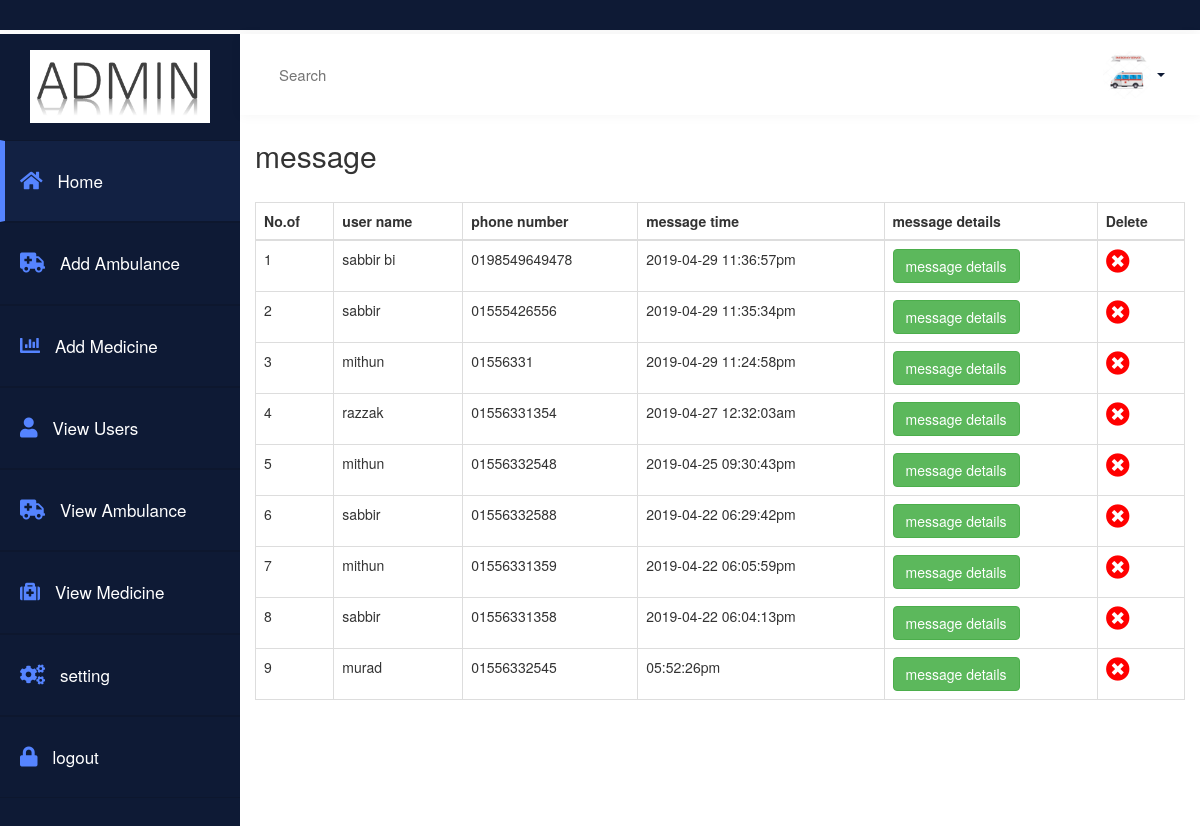
/admin/view_notification.php (signed in), run on the app's committed database.
### tables this page shows
CREATE TABLE IF NOT EXISTS `book_ambulance` (
`book_id` int(11) NOT NULL,
  `ambulance_type` varchar(50) NOT NULL,
  `pickup` varchar(50) NOT NULL,
  `dropoff` varchar(50) NOT NULL,
  `pickup_time` varchar(50) NOT NULL,
  `dropoff_time` varchar(50) NOT NULL,
  `name` varchar(50) NOT NULL,
  `mobile` varchar(50) NOT NULL,
  `email` varchar(50) NOT NULL,
  `patient_location` varchar(50) NOT NULL,
  `emergency_type` varchar(50) NOT NULL,
  `age` int(50) NOT NULL,
  `gender` varchar(50) NOT NULL,
  `time` varchar(50) NOT NULL
);

### admin/view_notification.php (the view)
<?php
include 'a_header.php';
include 'a_menu.php';
?>
<div class="container col-md-12">
    <div class="row">
    <div class=" ">
  <h2>message </h2>
          <br>
          <table class="table-responsive table-bordered table-hover table" >
            <thead>
              <tr>
                  <th>No.of</th>
                <th>user name</th>
                <th>phone number</th>
                <th>message time</th>
                <th>message details</th>
                <th>Delete</th>
              </tr>
            </thead>
                <tbody>
                     <?php
                    $i=0;
                                $select=  mysql_query("SELECT * FROM book_ambulance ORDER BY book_id DESC");
                                while ($fetch = mysql_fetch_array($select)){
                                    $i=$i+1;
                                    ?>
                    <tr>
                       <td>
                      <?php
                     echo $i;
                       ?>
                       </td>
                       <td><?php echo $fetch['name'];?></td>
                       <td><?php echo $fetch['mobile'];?></td>
                       <td><?php echo $fetch['time'];?></td>
                       <td><a href="message_details.php?id=<?php echo $fetch['book_id']; ?>"><button type="button" class="btn btn-success">message details</button></a></td>
                       <td><a href="delete_book.php?id=<?php echo $fetch['book_id']; ?>"><i style="color:red;font-size: 24px;" class="fa fa-times-circle"></i></a></td>
                   </tr> <?php
                   }
                   ?>
                </tbody>
  </table>
</div>
</div>
</div>
<?php include 'a_footer.php'?>

### admin/adstyle.css (style rules this page uses)
a:focus,a:hover,a { outline:none; text-decoration: none; }

### data on the page
book_ambulance: name "sabbir bi", mobile "0198549649478", time "2019-04-29 11:36:57pm"
book_ambulance: name "sabbir", mobile "01555426556", time "2019-04-29 11:35:34pm"
book_ambulance: name "mithun", mobile "01556331", time "2019-04-29 11:24:58pm"
book_ambulance: name "razzak", mobile "01556331354", time "2019-04-27 12:32:03am"
book_ambulance: name "mithun", mobile "01556332548", time "2019-04-25 09:30:43pm"
book_ambulance: name "sabbir", mobile "01556332588", time "2019-04-22 06:29:42pm"
book_ambulance: name "mithun", mobile "01556331359", time "2019-04-22 06:05:59pm"
book_ambulance: name "sabbir", mobile "01556331358", time "2019-04-22 06:04:13pm"
book_ambulance: name "murad", mobile "01556332545", time "05:52:26pm"
